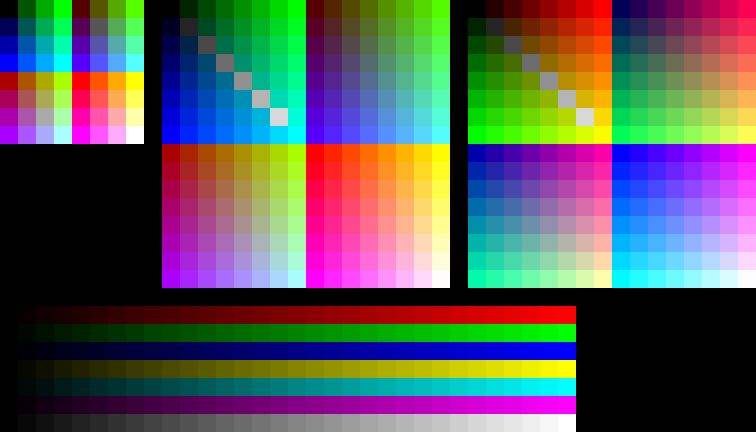
Frame 1 (no input)
Frame 60 (no input): identical to frame 1, image omitted
Frame 120 (the mouse pressed at the canvas centre since frame 60): identical to frame 1, image omitted

The p5.js sketch that drew this single still picture (run headless with seeded random() and noise() and a simulated clock; from frame 60 on, the mouse is pressed at the canvas centre):

// p5.js sketch
// ── sketch.js
// Global constants.
const CELL_SIZE = 18;

// Logic.
// Setup the entire simulation.
function setup() {
  createCanvas(42 * CELL_SIZE, 24 * CELL_SIZE);

  noStroke();
}

function drawLuminance(pos, r, g, b) {
  for(l = 0; l < 32; l++) {
    let red   = (r * 255 * l) / 31;
    let green = (g * 255 * l) / 31;
    let blue  = (b * 255 * l) / 31;

    let c  = color(red, green, blue);

    fill(c);
    square(l * CELL_SIZE, pos * CELL_SIZE, CELL_SIZE)
  }
}

// Draws all colors.
function draw() {
  // Each two bits in a color byte are dedicated to a different color fields.
  // As such, a single byte consists of the following four fields:
  //
  // (brightness, red, green, blue)
  //
  // Each of these fields can have a value between 0-3, inclusive.
  // Together, there are 256 possible combinations.

  background(0);

  // Draw 2-2-2 table.
  for(r = 0; r < 4; r++)
    for(g = 0; g < 4; g++)
      for(b = 0; b < 4; b++) {
        var xOffset = (CELL_SIZE * g) + (4 * CELL_SIZE * (r % 2));
        var yOffset = (CELL_SIZE * b) + (4 * CELL_SIZE * (r < 2 ? 0: 1));

        var red   = 85 * r;
        var green = 85 * g;
        var blue  = 85 * b;

        let c = color(red, green, blue);

        fill(c);
        square( xOffset, yOffset, CELL_SIZE);
      }

  // Draw the 2-3-3 table. Red has less, because it's somewhat less
  // significant naturally. Consider: a lot of terrestial animals miss a
  // red cone in their eyes.
  for(r = 0; r < 4; r++)
    for(g = 0; g < 8; g++)
      for(b = 0; b < 8; b++) {
        var offset  = (CELL_SIZE * 9);
        var xOffset = offset + (CELL_SIZE * g) + (8 * CELL_SIZE * (r % 2));
        var yOffset = (CELL_SIZE * b) + (8 * CELL_SIZE * (r < 2 ? 0: 1));

        var red   = 85 * r;
        var green = 36 * g;
        var blue  = 36 * b;

        // One way to achieve gray is to consider "r=0" to be a certain mode.
        // Then, if colors match, gray can be produced.
        // NOTE: this way, two valid white values can be produced.
        //       One of them may thus be used as a "transparent" color in games.
        //
        let c =
          (r == 0 && g == b && g < 7)  ?
            color(green, green, green):
            color(  red, green,  blue);

        fill(c);
        square( xOffset, yOffset, CELL_SIZE);
      }

  // 3-3-2 this time.
  for(r = 0; r < 8; r++)
    for(g = 0; g < 8; g++)
      for(b = 0; b < 4; b++) {
        var offset  = (CELL_SIZE * 26);
        var xOffset = offset + (CELL_SIZE * r) + (8 * CELL_SIZE * (b % 2));
        var yOffset = (CELL_SIZE * g) + (8 * CELL_SIZE * (b < 2 ? 0: 1));

        var red   = 36 * r;
        var green = 36 * g;
        var blue  = 85 * b;

        // One way to achieve gray is to consider "r=0" to be a certain mode.
        // Then, if colors match, gray can be produced.
        // NOTE: this way, two valid white values can be produced.
        //       One of them may thus be used as a "transparent" color in games.
        //
        let c =
          (b == 0 && r == g && r < 7)  ?
            color(green, green, green):
            color(  red, green,  blue);

        fill(c);
        square( xOffset, yOffset, CELL_SIZE);
      }

  // 7 primary + luminance.
  drawLuminance(17, 1, 0, 0);
  drawLuminance(18, 0, 1, 0);
  drawLuminance(19, 0, 0, 1);
  drawLuminance(20, 1, 1, 0);
  drawLuminance(21, 0, 1, 1);
  drawLuminance(22, 1, 0, 1);
  drawLuminance(23, 1, 1, 1);
}

// ── colors.html
<!DOCTYPE html>
<html lang="">
  <head>
    <meta charset="utf-8">
    <meta name="viewport" content="width=device-width, initial-scale=1.0">

    <title>8-bit Colors</title>

    <link rel="stylesheet" href="style.css">

    <script src="../Lib/p5.min.js"></script>
    <script src="../Lib/jquery-3.6.3.min.js"></script>
    <script src="sketch.js"></script>
  </head>

  <body style="text-align: center; background-color:gray">
    <table>
      <tr>
        <td>
          <p class="bold" style="color: white;">
            In the window on the right, <br>
            multiple tables of 8-bit color palettes<br>
            are displayed and compared side by side.
          </p>
          <p class="bold" style="color: white;">
            On the top:<br>
            Left: r-g-b consist of 2 bits each.<br>
            These can potentially be tightly packed, saving bits.<br>
            <br>
            Middle: RGB pattern is 2-3-3.<br>
            This table has very nice gradients of color and rich values.<br>
            Due to disligned nature of its fields' values, gray is conditional.<br>
            Right: RGB pattern is 3-3-2<br>
          </p>
        </td>

        <td>
          <!-- Main display on the right. -->
          <main>
          </main>
        </td>
      </tr>
    </table>
  </body>
</html>
